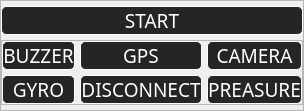
           <widget class="QFrame" name="buttons">
            <property name="sizePolicy">
             <sizepolicy hsizetype="Preferred" vsizetype="Preferred">
              <horstretch>0</horstretch>
              <verstretch>0</verstretch>
             </sizepolicy>
            </property>
            <property name="frameShape">
             <enum>QFrame::StyledPanel</enum>
            </property>
            <property name="frameShadow">
             <enum>QFrame::Raised</enum>
            </property>
            <layout class="QVBoxLayout" name="verticalLayout_9" stretch="1,2">
             <property name="spacing">
              <number>5</number>
             </property>
             <property name="leftMargin">
              <number>0</number>
             </property>
             <property name="topMargin">
              <number>5</number>
             </property>
             <property name="rightMargin">
              <number>0</number>
             </property>
             <property name="bottomMargin">
              <number>5</number>
             </property>
             <item>
              <widget class="QPushButton" name="startButton">
               <property name="sizePolicy">
                <sizepolicy hsizetype="Expanding" vsizetype="Expanding">
                 <horstretch>0</horstretch>
                 <verstretch>0</verstretch>
                </sizepolicy>
               </property>
               <property name="font">
                <font>
                 <family>Source Code Pro Medium</family>
                 <pointsize>14</pointsize>
                </font>
               </property>
               <property name="cursor">
                <cursorShape>PointingHandCursor</cursorShape>
               </property>
               <property name="styleSheet">
                <string notr="true">QPushButton {

color: #ffffff;
background-color:#252525;
border-radius: 5px;
border: 1px solid #fff;

}


QPushButton:hover{
border: 1px solid #ffffff;
color: #000000;
background-color: #ffffff;
border-radius: 5px;


}</string>
               </property>
               <property name="text">
                <string>START</string>
               </property>
              </widget>
             </item>
             <item>
              <widget class="QFrame" name="otherButtonSet">
               <property name="sizePolicy">
                <sizepolicy hsizetype="Preferred" vsizetype="Expanding">
                 <horstretch>0</horstretch>
                 <verstretch>0</verstretch>
                </sizepolicy>
               </property>
               <property name="frameShape">
                <enum>QFrame::StyledPanel</enum>
               </property>
               <property name="frameShadow">
                <enum>QFrame::Raised</enum>
               </property>
               <layout class="QGridLayout" name="gridLayout_2">
                <property name="leftMargin">
                 <number>0</number>
                </property>
                <property name="topMargin">
                 <number>0</number>
                </property>
                <property name="rightMargin">
                 <number>0</number>
                </property>
                <property name="bottomMargin">
                 <number>0</number>
                </property>
                <property name="spacing">
                 <number>5</number>
                </property>
                <item row="0" column="0">
                 <widget class="QPushButton" name="buzzerButton">
                  <property name="sizePolicy">
                   <sizepolicy hsizetype="Expanding" vsizetype="Expanding">
                    <horstretch>0</horstretch>
                    <verstretch>0</verstretch>
                   </sizepolicy>
                  </property>
                  <property name="font">
                   <font>
                    <family>Source Code Pro Medium</family>
                    <pointsize>14</pointsize>
                   </font>
                  </property>
                  <property name="cursor">
                   <cursorShape>PointingHandCursor</cursorShape>
                  </property>
                  <property name="styleSheet">
                   <string notr="true">QPushButton {

color: #ffffff;
background-color:#252525;
border-radius: 5px;
border: 1px solid #fff;

}


QPushButton:hover{
border: 1px solid #ffffff;
color: #000000;
background-color: #ffffff;
border-radius: 5px;


}</string>
                  </property>
                  <property name="text">
                   <string>BUZZER</string>
                  </property>
                 </widget>
                </item>
                <item row="0" column="1">
                 <widget class="QPushButton" name="gpsButton">
                  <property name="sizePolicy">
                   <sizepolicy hsizetype="Expanding" vsizetype="Expanding">
                    <horstretch>0</horstretch>
                    <verstretch>0</verstretch>
                   </sizepolicy>
                  </property>
                  <property name="font">
                   <font>
                    <family>Source Code Pro Medium</family>
                    <pointsize>14</pointsize>
                   </font>
                  </property>
                  <property name="cursor">
                   <cursorShape>PointingHandCursor</cursorShape>
                  </property>
                  <property name="styleSheet">
                   <string notr="true">QPushButton {

color: #ffffff;
background-color:#252525;
border-radius: 5px;
border: 1px solid #fff;

}


QPushButton:hover{
border: 1px solid #ffffff;
color: #000000;
background-color: #ffffff;
border-radius: 5px;


}</string>
                  </property>
                  <property name="text">
                   <string>GPS</string>
                  </property>
                 </widget>
                </item>
                <item row="0" column="2">
                 <widget class="QPushButton" name="cameraButton">
                  <property name="sizePolicy">
                   <sizepolicy hsizetype="Expanding" vsizetype="Expanding">
                    <horstretch>0</horstretch>
                    <verstretch>0</verstretch>
                   </sizepolicy>
                  </property>
                  <property name="font">
                   <font>
                    <family>Source Code Pro Medium</family>
                    <pointsize>14</pointsize>
                   </font>
                  </property>
                  <property name="cursor">
                   <cursorShape>PointingHandCursor</cursorShape>
                  </property>
                  <property name="styleSheet">
                   <string notr="true">QPushButton {

color: #ffffff;
background-color:#252525;
border-radius: 5px;
border: 1px solid #fff;

}


QPushButton:hover{
border: 1px solid #ffffff;
color: #000000;
background-color: #ffffff;
border-radius: 5px;


}</string>
                  </property>
                  <property name="text">
                   <string>CAMERA</string>
                  </property>
                 </widget>
                </item>
                <item row="1" column="0">
                 <widget class="QPushButton" name="gyroButton">
                  <property name="sizePolicy">
                   <sizepolicy hsizetype="Expanding" vsizetype="Expanding">
                    <horstretch>0</horstretch>
                    <verstretch>0</verstretch>
                   </sizepolicy>
                  </property>
                  <property name="font">
                   <font>
                    <family>Source Code Pro Medium</family>
                    <pointsize>14</pointsize>
                   </font>
                  </property>
                  <property name="cursor">
                   <cursorShape>PointingHandCursor</cursorShape>
                  </property>
                  <property name="styleSheet">
                   <string notr="true">QPushButton {

color: #ffffff;
background-color:#252525;
border-radius: 5px;
border: 1px solid #fff;

}


QPushButton:hover{
border: 1px solid #ffffff;
color: #000000;
background-color: #ffffff;
border-radius: 5px;


}</string>
                  </property>
                  <property name="text">
                   <string>GYRO</string>
                  </property>
                 </widget>
                </item>
                <item row="1" column="1">
                 <widget class="QPushButton" name="disconnectButton">
                  <property name="sizePolicy">
                   <sizepolicy hsizetype="Expanding" vsizetype="Expanding">
                    <horstretch>0</horstretch>
                    <verstretch>0</verstretch>
                   </sizepolicy>
                  </property>
                  <property name="font">
                   <font>
                    <family>Source Code Pro Medium</family>
                    <pointsize>14</pointsize>
                   </font>
                  </property>
                  <property name="cursor">
                   <cursorShape>PointingHandCursor</cursorShape>
                  </property>
                  <property name="styleSheet">
                   <string notr="true">QPushButton {

color: #ffffff;
background-color:#252525;
border-radius: 5px;
border: 1px solid #fff;

}


QPushButton:hover{
border: 1px solid #ffffff;
color: #000000;
background-color: #ffffff;
border-radius: 5px;


}</string>
                  </property>
                  <property name="text">
                   <string>DISCONNECT</string>
                  </property>
                 </widget>
                </item>
                <item row="1" column="2">
                 <widget class="QPushButton" name="preasureButton">
                  <property name="sizePolicy">
                   <sizepolicy hsizetype="Expanding" vsizetype="Expanding">
                    <horstretch>0</horstretch>
                    <verstretch>0</verstretch>
                   </sizepolicy>
                  </property>
                  <property name="font">
                   <font>
                    <family>Source Code Pro Medium</family>
                    <pointsize>14</pointsize>
                   </font>
                  </property>
                  <property name="cursor">
                   <cursorShape>PointingHandCursor</cursorShape>
                  </property>
                  <property name="styleSheet">
                   <string notr="true">QPushButton {

color: #ffffff;
background-color:#252525;
border-radius: 5px;
border: 1px solid #fff;

}


QPushButton:hover{
border: 1px solid #ffffff;
color: #000000;
background-color: #ffffff;
border-radius: 5px;


}</string>
                  </property>
                  <property name="text">
                   <string>PREASURE</string>
                  </property>
                 </widget>
                </item>
               </layout>
              </widget>
             </item>
            </layout>
           </widget>
